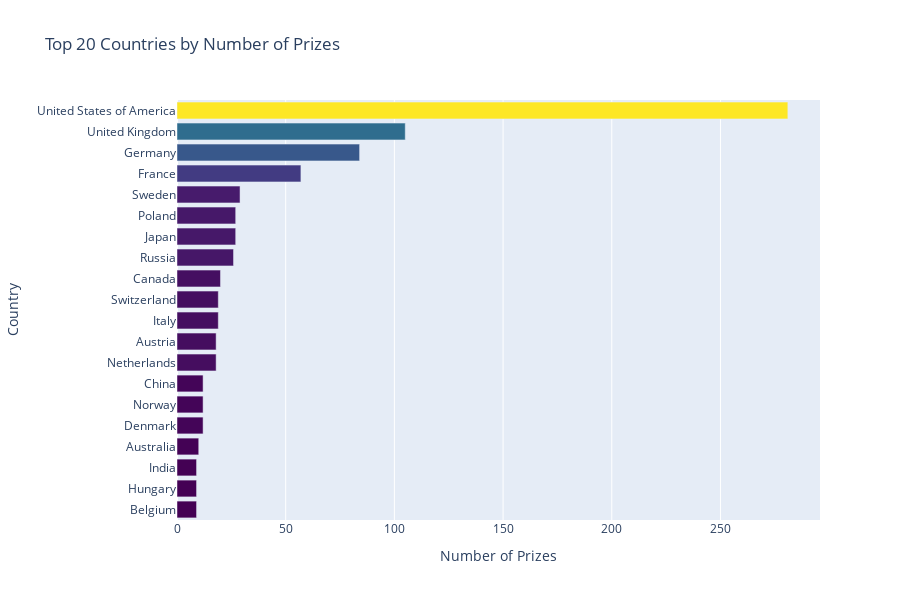

Write notebook code for a chart like this one.
### Code cell
h_bar = px.bar(x=top20_countries.prize,
               y=top20_countries.birth_country_current,
               orientation='h',
               color=top20_countries.prize,
               color_continuous_scale='Viridis',
               title='Top 20 Countries by Number of Prizes')

h_bar.update_layout(xaxis_title='Number of Prizes',
                    yaxis_title='Country',
                    coloraxis_showscale=False,
                    height=600)
h_bar.show()

### Figure 1 — Plotly figure (JSON) as saved in the notebook; plotly's stock layout.template omitted (floating-point values rounded to 4 significant figures)
{"data": [{"alignmentgroup": "True", "hovertemplate": "x=%{x}<br>y=%{y}<br>color=%{marker.color}<extra></extra>", "legendgroup": "", "marker": {"color": [9, 9, 9, 10, 12, 12, 12, 18, 18, 19, 19, 20, 26, 27, 27, 29, 57, 84, 105, 281], "coloraxis": "coloraxis", "pattern": {"shape": ""}}, "name": "", "offsetgroup": "", "orientation": "h", "showlegend": false, "textposition": "auto", "type": "bar", "x": [9, 9, 9, 10, 12, 12, 12, 18, 18, 19, 19, 20, 26, 27, 27, 29, 57, 84, 105, 281], "xaxis": "x", "y": ["Belgium", "Hungary", "India", "Australia", "Denmark", "Norway", "China", "Netherlands", "Austria", "Italy", "Switzerland", "Canada", "Russia", "Japan", "Poland", "Sweden", "France", "Germany", "United Kingdom", "United States of America"], "yaxis": "y"}], "layout": {"barmode": "relative", "coloraxis": {"colorbar": {"title": {"text": "color"}}, "colorscale": [[0, "#440154"], [0.1111, "#482878"], [0.2222, "#3e4989"], [0.3333, "#31688e"], [0.4444, "#26828e"], [0.5556, "#1f9e89"], [0.6667, "#35b779"], [0.7778, "#6ece58"], [0.8889, "#b5de2b"], [1, "#fde725"]], "showscale": false}, "height": 600, "legend": {"tracegroupgap": 0}, "title": {"text": "Top 20 Countries by Number of Prizes"}, "xaxis": {"anchor": "y", "domain": [0, 1], "title": {"text": "Number of Prizes"}}, "yaxis": {"anchor": "x", "domain": [0, 1], "title": {"text": "Country"}}}}
